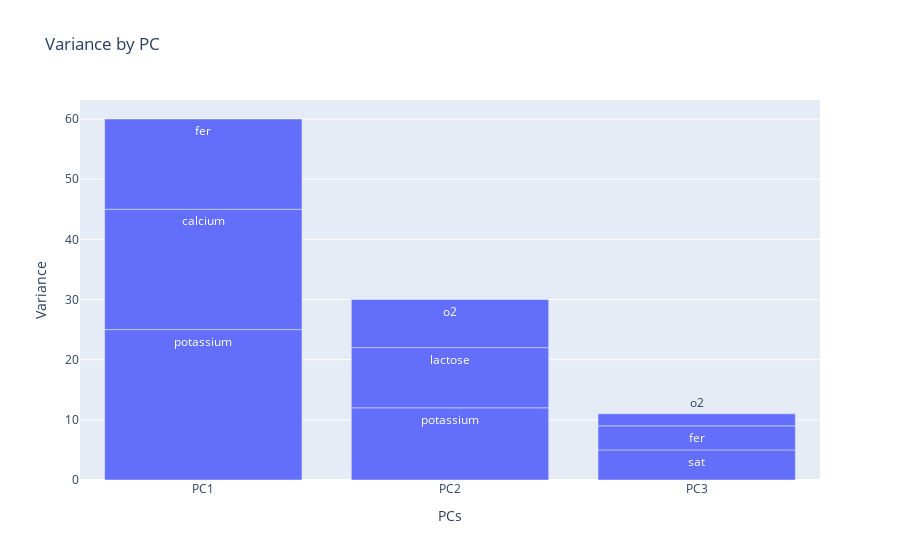

The cell this chart's notebook holds for it:
### Code cell
import plotly.graph_objects as go

fig = go.Figure()

fig.add_trace(go.Bar(
    x=df['PCs'],
    y=df['Variance'],
    text=df['Features'],
    name='Features'
))

fig.update_layout(
    title='Variance by PC',
    xaxis_title='PCs',
    yaxis_title='Variance'
)

fig.show()

### Figure 1 — Plotly figure (JSON) as saved in the notebook; plotly's stock layout.template omitted (floating-point values rounded to 4 significant figures)
{"data": [{"name": "Features", "text": ["potassium", "calcium", "fer", "potassium", "lactose", "o2", "sat", "fer", "o2"], "type": "bar", "x": ["PC1", "PC1", "PC1", "PC2", "PC2", "PC2", "PC3", "PC3", "PC3"], "y": [25, 20, 15, 12, 10, 8, 5, 4, 2]}], "layout": {"title": {"text": "Variance by PC"}, "xaxis": {"title": {"text": "PCs"}}, "yaxis": {"title": {"text": "Variance"}}}}
